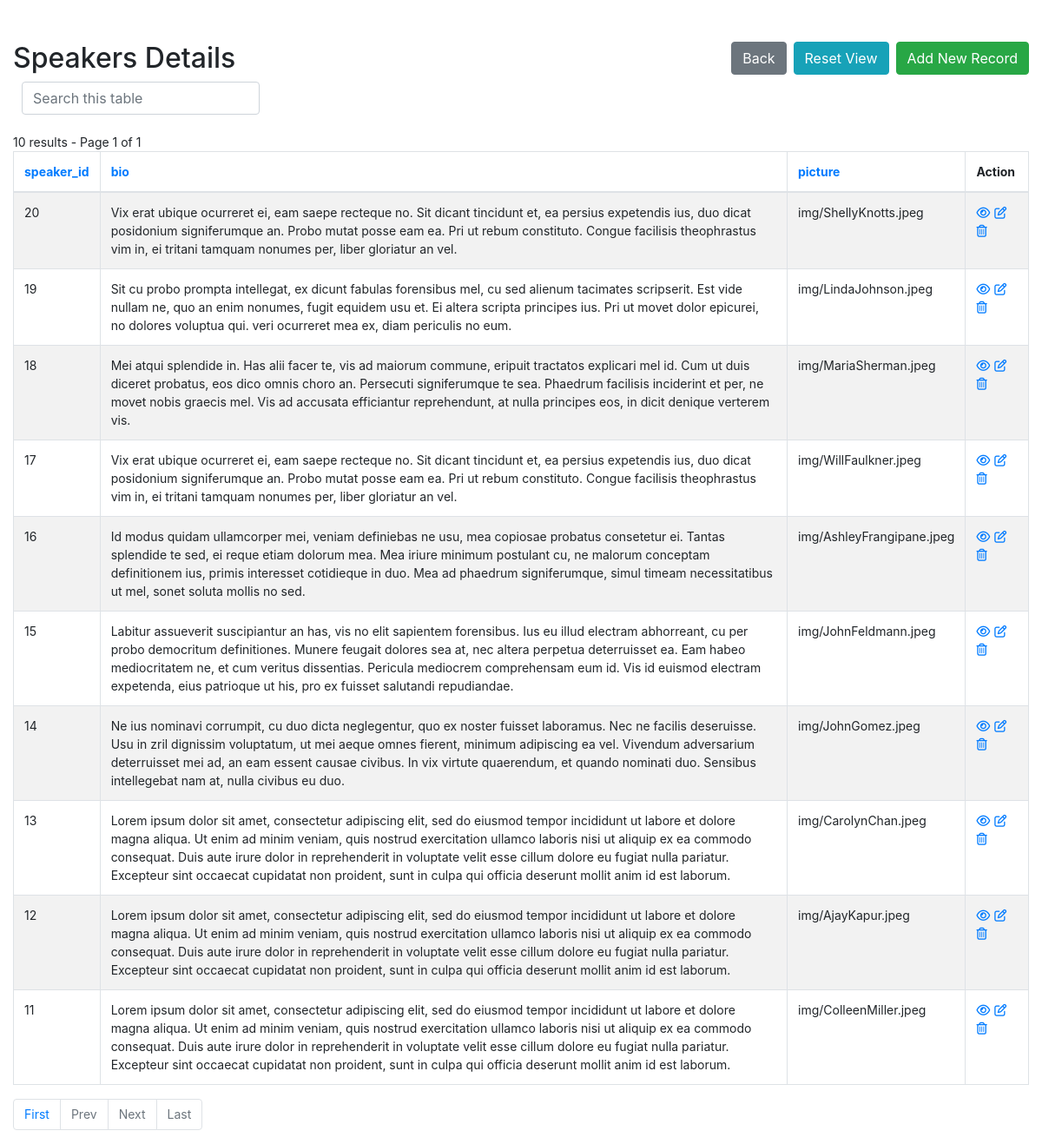
The page /admin/Speakers-index.php on the database its author committed.
### tables this page shows
create table Speakers(
    speaker_id int not null,
    bio varchar(500),
    picture varchar(65),
    foreign key (speaker_id) references People (person_id)
);

### admin/config.php (called while the page is built, shortened)
<?php
$no_of_records_per_page = 10;
?>

### admin/Speakers-index.php (the view, shortened to what this page needs)
<!DOCTYPE html>
<html lang="en">
<head>
    <link rel="stylesheet" href="https://stackpath.bootstrapcdn.com/bootstrap/4.5.0/css/bootstrap.min.css">
</head>
<body>
    <section class="pt-5">
        <div class="container-fluid">
            <div class="row">
                <div class="col-md-12">
                    <div class="page-header clearfix">
                        <h2 class="float-left">Speakers Details</h2>
                        <a href="Speakers-create.php" class="btn btn-success float-right">Add New Record</a>
                        <a href="Speakers-index.php" class="btn btn-info float-right mr-2">Reset View</a>
                        <a href="index.php" class="btn btn-secondary float-right mr-2">Back</a>
                    </div>
                    <div class="form-row">
                        <form action="Speakers-index.php" method="get">
                        <div class="col">
                          <input type="text" class="form-control" placeholder="Search this table" name="search">
                        </div>
                    </div>
                    <br>
                    <?php
                    require_once "config.php";
                    $domain     = $_SERVER['HTTP_HOST'];
                    $script   = $_SERVER['SCRIPT_NAME'];
                    $parameters   = $_SERVER['QUERY_STRING'];
                    $protocol=strpos(strtolower($_SERVER['SERVER_PROTOCOL']),'https')
                                === FALSE ? 'http' : 'https';
                    $currenturl = $protocol . '://' . $domain. $script . '?' . $parameters;
                    if (isset($_GET['pageno'])) {
                        $pageno = $_GET['pageno'];
                    } else {
                        $pageno = 1;
                    }
                    $offset = ($pageno-1) * $no_of_records_per_page;
                    $total_pages_sql = "SELECT COUNT(*) FROM Speakers";
                    $result = mysqli_query($link,$total_pages_sql);
                    $total_rows = mysqli_fetch_array($result)[0];
                    $total_pages = ceil($total_rows / $no_of_records_per_page);
                    $order = 'speaker_id';
                    $sortBy = array('asc', 'desc'); $sort = 'desc';
                    $sql = "SELECT * FROM Speakers ORDER BY $order $sort LIMIT $offset, $no_of_records_per_page";
                    $count_pages = "SELECT * FROM Speakers";
                    if(!empty($_GET['search'])) {
                        $search = ($_GET['search']);
                        $sql = "SELECT * FROM Speakers
                            WHERE CONCAT_WS (speaker_id,bio,picture)
                            LIKE '%$search%'
                            ORDER BY $order $sort
                            LIMIT $offset, $no_of_records_per_page";
                        $count_pages = "SELECT * FROM Speakers
                            WHERE CONCAT_WS (speaker_id,bio,picture)
                            LIKE '%$search%'
                            ORDER BY $order $sort";
                    }
                    else {
                        $search = "";
                    }
                    if($result = mysqli_query($link, $sql)){
                        if(mysqli_num_rows($result) > 0){
                            if ($result_count = mysqli_query($link, $count_pages)) {
                               $total_pages = ceil(mysqli_num_rows($result_count) / $no_of_records_per_page);
                           }
                            $number_of_results = mysqli_num_rows($result_count);
                            echo " " . $number_of_results . " results - Page " . $pageno . " of " . $total_pages;
                            echo "<table class='table table-bordered table-striped'>";
                                echo "<thead>";
                                    echo "<tr>";
                                        echo "<th><a href=?search=$search&sort=&order=speaker_id&sort=$sort>speaker_id</th>";
										echo "<th><a href=?search=$search&sort=&order=bio&sort=$sort>bio</th>";
										echo "<th><a href=?search=$search&sort=&order=picture&sort=$sort>picture</th>";
                                        echo "<th>Action</th>";
                                    echo "</tr>";
                                echo "</thead>";
                                echo "<tbody>";
                                while($row = mysqli_fetch_array($result)){
                                    echo "<tr>";
                                    echo "<td>" . $row['speaker_id'] . "</td>";echo "<td>" . $row['bio'] . "</td>";echo "<td>" . $row['picture'] . "</td>";
                                        echo "<td>";
                                            echo "<a href='Speakers-read.php?pres_id=". $row['s'] ."' title='View Record' data-toggle='tooltip'><i class='far fa-eye'></i></a>";
                                            echo "<a href='Speakers-update.php?pres_id=". $row['s'] ."' title='Update Record' data-toggle='tooltip'><i class='far fa-edit'></i></a>";
                                            echo "<a href='Speakers-delete.php?pres_id=". $row['s'] ."' title='Delete Record' data-toggle='tooltip'><i class='far fa-trash-alt'></i></a>";
                                        echo "</td>";
                                    echo "</tr>";
                                }
                                echo "</tbody>";
                            echo "</table>";
?>
                                <ul class="pagination" align-right>
                                <?php
                                    $new_url = preg_replace('/&?pageno=[^&]*/', '', $currenturl);
                                 ?>
                                    <li class="page-item"><a class="page-link" href="<?php echo $new_url .'&pageno=1' ?>">First</a></li>
                                    <li class="page-item <?php if($pageno <= 1){ echo 'disabled'; } ?>">
                                        <a class="page-link" href="<?php if($pageno <= 1){ echo '#'; } else { echo $new_url ."&pageno=".($pageno - 1); } ?>">Prev</a>
                                    </li>
                                    <li class="page-item <?php if($pageno >= $total_pages){ echo 'disabled'; } ?>">
                                        <a class="page-link" href="<?php if($pageno >= $total_pages){ echo '#'; } else { echo $new_url . "&pageno=".($pageno + 1); } ?>">Next</a>
                                    </li>
                                    <li class="page-item <?php if($pageno >= $total_pages){ echo 'disabled'; } ?>">
                                        <a class="page-item"><a class="page-link" href="<?php echo $new_url .'&pageno=' . $total_pages; ?>">Last</a>
                                    </li>
                                </ul>
<?php
                        } else{
                            echo "<p class='lead'><em>No records were found.</em></p>";
                        }
                    } else{
                        echo "ERROR: Could not able to execute $sql. " . mysqli_error($link);
                    }
                    ?>
                </div>
            </div>
        </div>
    </section>
</body>
</html>

### admin/Speakers-index.php (style rules this page uses)
.page-header h2 { margin-top: 0; }
table tr td:last-child a { margin-right: 5px; }
body { font-size: 14px; }

### rows shown on the page
speakers: speaker_id "20", bio "Vix erat ubique ocurreret ei, eam saepe recteque no. Sit dicant tincidunt et, ea persius expetendis ius, duo dicat posidonium signiferumque an. Probo mutat posse eam ea. Pri ut rebum constituto. Congue facilisis theophrastus vim in, ei tritani tamquam nonumes per, liber gloriatur an vel.", picture "img/ShellyKnotts.jpeg"
speakers: speaker_id "19", bio "Sit cu probo prompta intellegat, ex dicunt fabulas forensibus mel, cu sed alienum tacimates scripserit. Est vide nullam ne, quo an enim nonumes, fugit equidem usu et. Ei altera scripta principes ius. Pri ut movet dolor epicurei, no dolores voluptua qui. veri ocurreret mea ex, diam periculis no eum.", picture "img/LindaJohnson.jpeg"
speakers: speaker_id "18", bio "Mei atqui splendide in. Has alii facer te, vis ad maiorum commune, eripuit tractatos explicari mel id. Cum ut duis diceret probatus, eos dico omnis choro an. Persecuti signiferumque te sea. Phaedrum facilisis inciderint et per, ne movet nobis graecis mel. Vis ad accusata efficiantur reprehendunt, at nulla principes eos, in dicit denique verterem vis.", picture "img/MariaSherman.jpeg"
speakers: speaker_id "17", bio "Vix erat ubique ocurreret ei, eam saepe recteque no. Sit dicant tincidunt et, ea persius expetendis ius, duo dicat posidonium signiferumque an. Probo mutat posse eam ea. Pri ut rebum constituto. Congue facilisis theophrastus vim in, ei tritani tamquam nonumes per, liber gloriatur an vel.", picture "img/WillFaulkner.jpeg"
speakers: speaker_id "16", bio "Id modus quidam ullamcorper mei, veniam definiebas ne usu, mea copiosae probatus consetetur ei. Tantas splendide te sed, ei reque etiam dolorum mea. Mea iriure minimum postulant cu, ne malorum conceptam definitionem ius, primis interesset cotidieque in duo. Mea ad phaedrum signiferumque, simul timeam necessitatibus ut mel, sonet soluta mollis no sed.", picture "img/AshleyFrangipane.jpeg"
speakers: speaker_id "15", bio "Labitur assueverit suscipiantur an has, vis no elit sapientem forensibus. Ius eu illud electram abhorreant, cu per probo democritum definitiones. Munere feugait dolores sea at, nec altera perpetua deterruisset ea. Eam habeo mediocritatem ne, et cum veritus dissentias. Pericula mediocrem comprehensam eum id. Vis id euismod electram expetenda, eius patrioque ut his, pro ex fuisset salutandi repudiandae.", picture "img/JohnFeldmann.jpeg"
speakers: speaker_id "14", bio "Ne ius nominavi corrumpit, cu duo dicta neglegentur, quo ex noster fuisset laboramus. Nec ne facilis deseruisse. Usu in zril dignissim voluptatum, ut mei aeque omnes fierent, minimum adipiscing ea vel. Vivendum adversarium deterruisset mei ad, an eam essent causae civibus. In vix virtute quaerendum, et quando nominati duo. Sensibus intellegebat nam at, nulla civibus eu duo.", picture "img/JohnGomez.jpeg"
speakers: speaker_id "13", bio "Lorem ipsum dolor sit amet, consectetur adipiscing elit, sed do eiusmod tempor incididunt ut labore et dolore magna aliqua. Ut enim ad minim veniam, quis nostrud exercitation ullamco laboris nisi ut aliquip ex ea commodo consequat. Duis aute irure dolor in reprehenderit in voluptate velit esse cillum dolore eu fugiat nulla pariatur. Excepteur sint occaecat cupidatat non proident, sunt in culpa qui officia deserunt mollit anim id est laborum.", picture "img/CarolynChan.jpeg"
speakers: speaker_id "12", bio "Lorem ipsum dolor sit amet, consectetur adipiscing elit, sed do eiusmod tempor incididunt ut labore et dolore magna aliqua. Ut enim ad minim veniam, quis nostrud exercitation ullamco laboris nisi ut aliquip ex ea commodo consequat. Duis aute irure dolor in reprehenderit in voluptate velit esse cillum dolore eu fugiat nulla pariatur. Excepteur sint occaecat cupidatat non proident, sunt in culpa qui officia deserunt mollit anim id est laborum.", picture "img/AjayKapur.jpeg"
speakers: speaker_id "11", bio "Lorem ipsum dolor sit amet, consectetur adipiscing elit, sed do eiusmod tempor incididunt ut labore et dolore magna aliqua. Ut enim ad minim veniam, quis nostrud exercitation ullamco laboris nisi ut aliquip ex ea commodo consequat. Duis aute irure dolor in reprehenderit in voluptate velit esse cillum dolore eu fugiat nulla pariatur. Excepteur sint occaecat cupidatat non proident, sunt in culpa qui officia deserunt mollit anim id est laborum.", picture "img/ColleenMiller.jpeg"

### other values the page prints
$number_of_results "10"
$pageno "1"
$total_pages "1"
